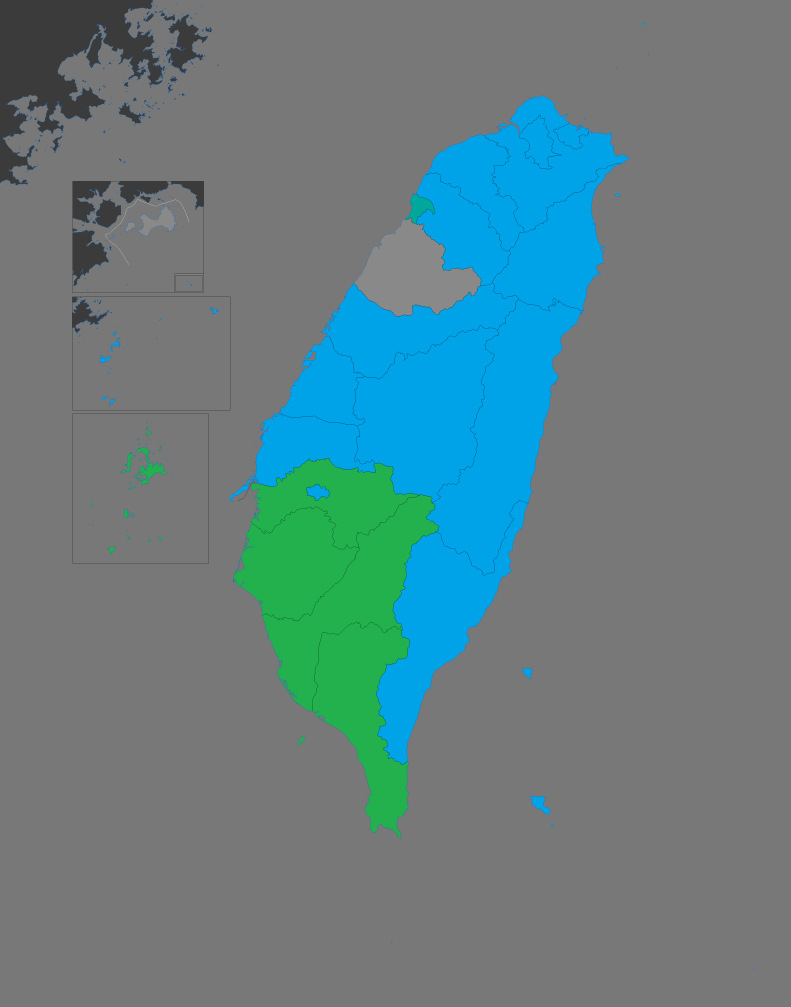
#> input picture Mayors/2022NineInOne/map/2022县市.png, 3955 x 5033 px (shown at 1/5 size)
$ python build_national_assets.py '../../../map/2022县市.png'
#> lines starting #> are read from the running program, lines starting #| are printed output that depends on the picture; after the words box and inside, x2 and y2 are one past the last pixel; in counts of white or black regions, pixels touching at a corner belong together
### Mayors/2022NineInOne/board/src/tools/national_map.py
# -*- coding: utf-8 -*-
"""national_map.py —— 2022 全國縣市長看板（政黨版圖）的統一配置表。

★ 唯一真值來源：兩張全國地圖的來源路徑、去底參數、裁切規則、圖例配色、
  政黨對照（簡體全稱 → 繁體全稱／縮寫／引擎政黨 key）、版面常數。
  build_national_assets.py（素材）與 _gen_national.py（建看板）都讀這裡。

這一場的「候選人」是**政黨**：candidates[].votes = 全台總得票、
seats = 拿下的縣市長席次。資料全部來自
`Mayors/2022NineInOne/2022县市长选举简报.md`（該檔以 Wikipedia.txt 為底編成）。
"""
import ast
import os

# ---------------------------------------------------------------- 路徑
ROOT = os.path.dirname(os.path.dirname(os.path.dirname(os.path.abspath(__file__))))
# ROOT = board/（與 county_map.py 同一個定位方式）
BASE = os.path.dirname(ROOT)                     # Mayors/2022NineInOne

MAP_COUNTY_SRC = os.path.join(BASE, "map", "2022县市.png")
MAP_TOWN_SRC = os.path.join(BASE, "map", "2022縣市長選舉_鄉鎮市區得票率.png")
BRIEF_MD = os.path.join(BASE, "2022县市长选举简报.md")
WIKI_TXT = os.path.join(BASE, "Wikipedia.txt")

OUT_ASSETS = os.path.join(ROOT, "dist", "assets", "national")
# 地圖成品（邏輯名 assets/map.png / assets/map2.png 由 board.files.js 指過來）
OUT_COUNTY = os.path.join(OUT_ASSETS, "county.png")
OUT_TOWN = os.path.join(OUT_ASSETS, "town.png")
OUT_LEGEND = os.path.join(OUT_ASSETS, "legend.png")
OUT_META = os.path.join(OUT_ASSETS, "maps.json")   # 成品尺寸／裁切框，給建看板用

# 字型：與看板同一支（源石黑體 TW Heavy）；找不到才退回微軟正黑粗體
FONT_CANDIDATES = [
    r"C:\Users\Windows\AppData\Local\Microsoft\Windows\Fonts\gensekigothictw-heavy.ttf",
    r"C:\Windows\Fonts\msjhbd.ttc",
]

# ---------------------------------------------------------------- 地圖去底
# 兩張來源圖都是「不透明平面底色」的成品圖（不是透明 PNG）：
#   縣市級 2022县市.png        底色 (120,120,120) 淺灰
#   鄉鎮級 …得票率.png          底色 (50,50,50)    #323232（繪圖腳本的 CANVAS_COLOR）
MAP_COUNTY_BG = (120, 120, 120)
MAP_TOWN_BG = (50, 50, 50)
BG_TOL = 8            # 與底色三通道差都 <= 8 視為底色（連抗鋸齒暈邊一起去掉）

# 左上角「中國大陸輪廓」不是選舉資料，留著會變成一大塊雜訊 → 整區挖掉。
# 範圍是來源圖像素座標（兩張圖同畫布同範圍）；918 是它的下緣（含海界線），
# 1400 讓開台灣本島（本島最西約 x1450）。三張放大框從 y≈925 起，不會被切到。
CHINA_BOX = (0, 0, 1400, 918)

# 界線：來源圖的縣市界／鄉鎮界是**純黑 3–5px 線**（繪圖腳本用純黑堤壩再洪水填色）。
# 看板底是深色，黑線看不見 → 轉白並加粗一級（來源 2753px 寬 → 看板 678px，縮 4 倍，
# 不先加粗的話細線會被縮沒）。
LINE_MAX = 12         # max(R,G,B) <= 12 視為黑線（來源只有純黑與 1–3 的抗鋸齒）
LINE_DILATE = 1       # 3×3 最大值濾波次數（1 次＝線寬 +2px）
LINE_COLOR = (255, 255, 255)

# 裁切：用「每列／每行墨跡像素數 > BBOX_MIN_INK」的範圍求外框，
# 避免右上角的零星小島點把畫布拉到整張來源圖。兩張圖共用同一個裁切框
# （同畫布同範圍 → 兩張圖擺在一起時比例與位置完全一致）。
BBOX_MIN_INK = 40
CROP_PAD = 8

# ---------------------------------------------------------------- 版面色階
# 地圖上的實際填色來自 Precident/color.txt（35% 起、5% 一階，深＝得票率高）。
# 圖例**直接讀這個檔**，畫出四家（國民黨／民進黨／民眾黨／無黨籍）各自的色階，
# 除黨名外不加任何文字。
COLOR_TXT = r"D:\Windows\TaiwanElection\Precident\color.txt"
# color.txt 的組別索引（由上而下）：0 無黨籍／1 國民黨／2 民進黨／3 新黨／4 宋楚瑜／5 民眾黨
RAMP_GROUP = {"中國國民黨": 1, "民主進步黨": 2, "台灣民眾黨": 5, "無黨籍": 0}
# 圖例顯示順序（使用者指定：國民黨 → 民進黨 → 民眾黨 → 無黨籍）
LEGEND_PARTIES = ["中國國民黨", "民主進步黨", "台灣民眾黨", "無黨籍"]


# [7 lines left out: function load_ramps, not called in this run]


def all_ramp_colors():
    """color.txt 裡**所有組**的階色（＝地圖上合法的填色），回傳 {(r,g,b), …}。

    ★ 2026-10-29（使用者回報「苗栗縣有一塊 #333333 被渲染成別的顏色」）：
      去底原本只憑「與底色三通道差 ≤ BG_TOL」，而鄉鎮圖的底色是 #323232，
      無黨籍 75% 那一階 **#333333 只差 1** → 被當成底色挖成透明，露出一大片街景。
      所以去底要先把「資料填色」保護起來：這些顏色再接近底色也不是背景。
      這裡不只用圖例那四家 —— 地圖上可能出現 color.txt 任何一組的顏色。
    """
    with open(COLOR_TXT, encoding="utf-8") as f:
        text = f.read()
    lines = [ln for ln in text.splitlines() if not ln.strip().startswith("#")]
    stops = ast.literal_eval("\n".join(lines).split("=", 1)[1])
    out = set()
    for group in stops:
        for _, hexv in group:
            h = hexv.lstrip("#")
            out.add((int(h[0:2], 16), int(h[2:4], 16), int(h[4:6], 16)))
    return out

# ---------------------------------------------------------------- 政黨對照
# 簡報 md 的政黨名（簡體）→ 繁體全稱
PARTY_S2T = {
    "中国国民党": "中國國民黨",
    "民主进步党": "民主進步黨",
    "台湾民众党": "台灣民眾黨",
    "无党籍": "無黨籍",
    "时代力量": "時代力量",
    "其他政党": "其他政黨",
}

# 「其他政黨」這一列的明細（簡報 2.1 的註腳 ‡ 才有，逐黨列出）：
# 簡體 → 繁體。★ 2026-10-29（使用者要求）：其他政黨不再合併成一列，
# 而是照台北市底部的做法**逐黨列名＋票數**（清單格），所以需要這張對照表。
# 表裡沒收錄的新政黨會直接沿用簡體名並在建置 log 警告 —— 不會讓整條管線掛掉。
OTHER_PARTY_S2T = {
    "台湾动物保护党": "台灣動物保護黨",
    "台湾维新": "台灣維新",
    "天一党": "天一黨",
    "共和党": "共和黨",
    "台澎国际法法理建国党": "台澎國際法法理建國黨",
    "龙党": "龍黨",
}

# 簡報「2.4 看板采用口径」表的專用名稱對照：那張表用的是中選會的完整標籤
# （例如「无党籍或未经政党推荐」），看板上要顯示成短名。
BOARD_S2T = {
    "无党籍或未经政党推荐": "無黨籍",
    "台澎党": "台澎黨",
}

# 繁體全稱 → (引擎 partyShort, 英文全稱)
PARTY_SHORT = {
    "中國國民黨": ("KMT", "Kuomintang"),
    "民主進步黨": ("DPP", "Democratic Progressive Party"),
    "台灣民眾黨": ("TPP", "Taiwan People's Party"),
    "無黨籍": ("IND", "Independent"),
    "時代力量": ("NPP", "New Power Party"),
    "其他政黨": ("OTH", "Others"),
}

# 沒有預設政黨色／沒有黨徽素材的政黨，在這裡給主色（寫成 candidates[].color，
# 引擎用 Theme.fromColor 推導亮暗階）。OTH 也不能落到 ind 灰，否則會跟無黨籍同色。
PARTY_COLOR = {
    "其他政黨": "#5f6779",
}

# 黨主席（2022-11-26 投票當下在任者）。主卡的大字姓名印的是黨主席，
# 黨名留在政黨標籤（chip）上 —— 與使用者的參考看板（黨名 tab + 領袖大名）一致。
# 無黨籍／其他政黨沒有單一負責人，不列 → 主卡／小卡照舊印黨名。
PARTY_LEADER = {
    "中國國民黨": "朱立倫",
    "民主進步黨": "蔡英文",
    "台灣民眾黨": "柯文哲",
    "時代力量": "陳椒華",
}

# 「其他政黨」在清單格裡最多列幾列。超過就退回單列「其他政黨」
# （清單格高度上限 268px、每列下限 22px → 實際可放約 10 列；這裡留餘裕）
OTHERS_MAX_ROWS = 8

# ---------------------------------------------------------------- 版面常數
# 看板座標（2560×1440）。兩張地圖的框由「成品寬高比」反算（框＝圖），
# 高度吃满頁眉下緣到小卡帶上緣這一段；左右置中於兩張主卡之間。
#   y 248 = 頁眉線 236 + 12px 淨空（成品已裁到墨跡，地圖墨跡就從框頂開始，
#   所以不能再讓它鑽到頁眉底下）；下緣 1102 = 第 3 名高卡上緣。
MAP_Y = 248
MAP_H = 854                 # 1102 − 248
MAP_ENV_X0 = 560            # 可用區左界（左主卡色卡右緣 536 + 24）
MAP_ENV_X1 = 2004           # 可用區右界（右主卡色卡左緣 2024 − 20）
MAP_GAP = 36                # 兩張圖之間
# ★ 2026-10-29（使用者要求）：地圖**不加底板**，直接貼在看板底色／街景上
#   （第一版鋪過 rgba(6,11,28,0.88) 的暗板，已移除）。

# 圖例：放在頁眉右側（四行數據右邊、席次說明左邊），與地圖框不重疊。
# 內容＝四家各自的色階（讀 color.txt），除黨名外沒有任何文字。
LEGEND_BOX = {"x": 1600, "y": 62, "w": 480, "h": 118}
LEGEND_SCALE = 2            # 圖例 PNG 以 2× 繪製（960×236），contain 後仍清楚
# 圖例最上方那條「比例尺」：每 2 階標一次 = 每 10 個百分點（35／45／55／65…）。
# color.txt 的階距是 5%，所以 2 階剛好 10%。
LEGEND_TICK_STEP = 2


# [5 lines left out: function font_path, not called in this run]

### Mayors/2022NineInOne/board/src/tools/build_national_assets.py
# -*- coding: utf-8 -*-
"""build_national_assets.py —— 2022 全國縣市長看板（政黨版圖）素材管線。

兩張來源圖都是「全台單張、不透明平面底色」的成品圖，不能直接上看板：

  來源                                  成品（dist/assets/national/）
  -----------------------------------   ------------------------------
  map/2022县市.png                      county.png  （縣市級：當選政黨）
  map/2022縣市長選舉_鄉鎮市區得票率.png   town.png    （鄉鎮級：得票率深淺）
  （現畫）                               legend.png  （透明底圖例）

四種處理（全部按 national_map.py 的常數）：
  1. **底色轉透明**：來源底色是淺灰 (120,120,120) / #323232 (50,50,50)，
     用「三通道差都 <= 8」判底色，連抗鋸齒暈邊一起去掉。
  2. **挖掉中國大陸輪廓**：來源左上角有一大塊大陸與海界線（不是選舉資料），
     整區（CHINA_BOX）alpha 歸零 —— 留著會在深色看板上變成一團雜訊。
  3. **黑界線轉白並加粗**：來源的縣市界／鄉鎮界是純黑 3–5px（繪圖腳本用純黑
     堤壩再洪水填色）。看板底是深色，黑線看不見；而且成品會縮到看板的
     678px 寬（縮 4 倍），不先加粗一級細線會被縮沒。
  4. **兩張圖共用同一個裁切框**：來源是同一張畫布、同一組座標（實測兩張的
     墨跡外框只差 16px），裁切框取兩者聯集 → 兩張圖擺在一起時比例、
     位置、放大框全部對得齊。

執行：
    python src/tools/build_national_assets.py            # 地圖 + 圖例
    python src/tools/build_national_assets.py --legend    # 只重畫圖例
"""
import json
import os
import sys

import numpy as np
from PIL import Image, ImageDraw, ImageFilter, ImageFont

sys.path.insert(0, os.path.dirname(os.path.abspath(__file__)))
import national_map as NM

Image.MAX_IMAGE_PIXELS = None


# ---------------------------------------------------------------- 地圖
# [6 lines left out: function _dilate, not called in this run]


def _fill_color_mask(rgb):
    """「這是資料填色」的遮罩：顏色剛好等於 color.txt 裡的某一階。

    ★ 去底只看「與底色差多少」會誤殺：鄉鎮圖底色 #323232、無黨籍 75% 是 #333333，
      只差 1 → 那塊會被挖成透明（2026-10-29 使用者回報的苗栗縣）。
      所以先把色階表裡的顏色標出來，這些一律當前景。
    """
    key = (rgb[..., 0].astype(np.int32) << 16) | \
          (rgb[..., 1].astype(np.int32) << 8) | rgb[..., 2].astype(np.int32)
    keys = np.array([(r << 16) | (g << 8) | b for r, g, b in NM.all_ramp_colors()],
                    dtype=np.int32)
    return np.isin(key, keys)


def prepare(src, bg):
    """回傳 (RGBA 陣列, 前景遮罩)：去底 + 挖掉大陸 + 黑線轉白。"""
    arr = np.array(Image.open(src).convert("RGBA"))
    rgb = arr[..., :3].astype(int)

    close = np.abs(rgb - np.array(bg)).max(axis=-1) <= NM.BG_TOL
    fill = _fill_color_mask(rgb)
    fg = ~close | fill                            # 資料填色再接近底色也不算背景
    x0, y0, x1, y1 = NM.CHINA_BOX
    fg[y0:y1, x0:x1] = False                      # 左上角大陸輪廓不是資料

    line = (rgb.max(axis=-1) <= NM.LINE_MAX) & fg  # 純黑界線（含 1–3 的抗鋸齒）
    line = _dilate(line, NM.LINE_DILATE)

    out = arr.copy()
    out[..., 0][line], out[..., 1][line], out[..., 2][line] = NM.LINE_COLOR
    out[..., 3][line] = 255
    out[..., 3][~fg] = 0
    return out, fg, int(line.sum())


# [10 lines left out: function robust_bbox, not called in this run]


def build_maps():
    os.makedirs(NM.OUT_ASSETS, exist_ok=True)
    jobs = [
        ("county", NM.MAP_COUNTY_SRC, NM.MAP_COUNTY_BG, NM.OUT_COUNTY),
        ("town", NM.MAP_TOWN_SRC, NM.MAP_TOWN_BG, NM.OUT_TOWN),
    ]
    prepped = []
    for key, src, bg, dst in jobs:
        if not os.path.isfile(src):
            raise RuntimeError("缺來源地圖：%s" % src)
        with Image.open(src) as im:
#> im is the input picture: PIL image 3955x5033 RGBA; mean R, G, B, A 100, 126.3, 129.8, 255
            src_size = im.size
#> src_size = (3955, 5033)
        arr, fg, n_line = prepare(src, bg)
#> in prepare, `close = np.abs(rgb - np.array(bg)).max(axis=-1) <= NM.BG_TOL`:
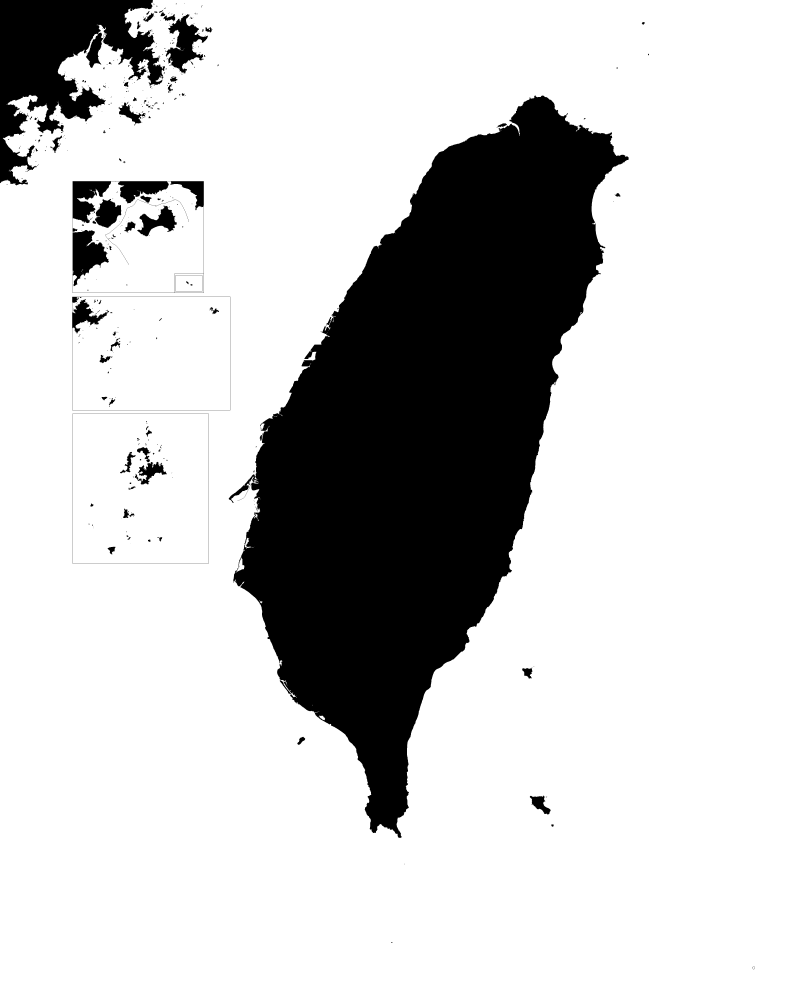
#> close: shape (5033, 3955) bool (shown at 1/5 size); 79.7% white; 478 black regions (330 under 20 px), largest, box (x1, y1, x2, y2) and area: (1144, 478, 3143, 4189) 3500245, (0, 0, 825, 927) 348279, (363, 906, 1019, 1465) 78743
#> in _fill_color_mask, `key = (rgb[..., 0].astype(np.int32) << 16) | \ (rgb[..., 1].astype(np...`:
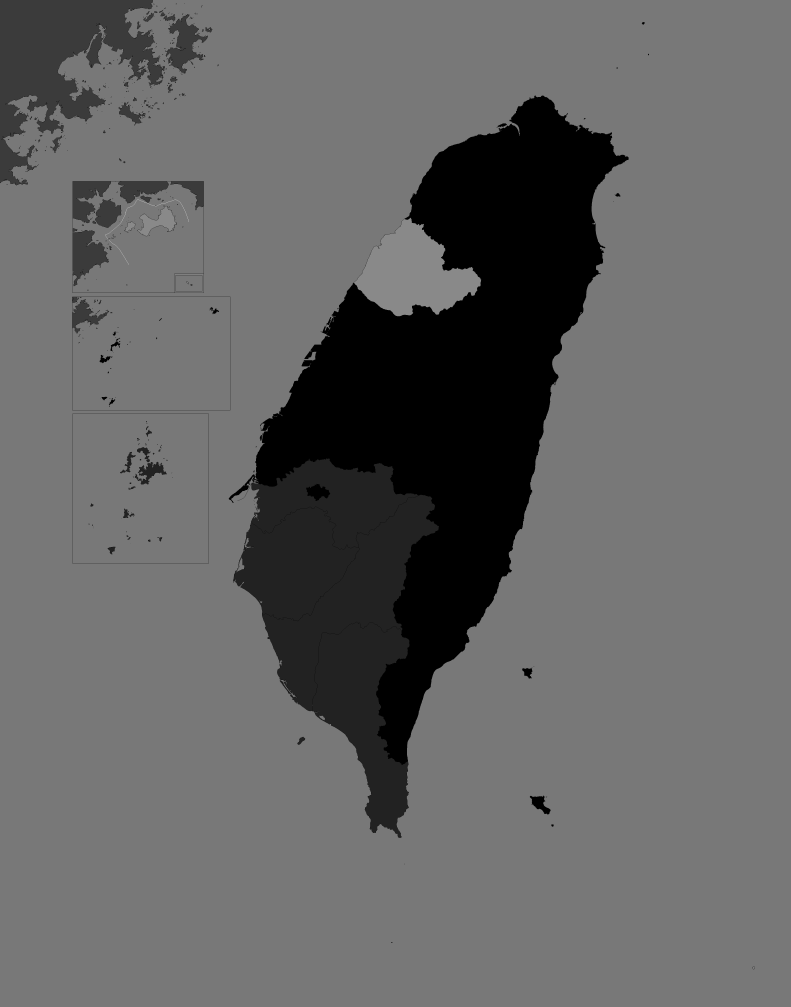
#> key: shape (5033, 3955) int32 (shown at 1/5 size); min 0, max 16777215, mean 6584583; drawn with min black and max white
        prepped.append((key, arr, fg, dst, n_line))

    bbs = [robust_bbox(fg) for _, _, fg, _, _ in prepped]
    crop = (min(b[0] for b in bbs), min(b[1] for b in bbs),
            max(b[2] for b in bbs), max(b[3] for b in bbs))
    # 往外留 CROP_PAD（不是往內縮 —— 往內縮會切到台灣最北端與最南端）
    h_src, w_src = prepped[0][1].shape[:2]
    p = NM.CROP_PAD
    crop = (max(0, crop[0] - p), max(0, crop[1] - p),
            min(w_src - 1, crop[2] + p), min(h_src - 1, crop[3] + p))

    info = {"crop": list(crop), "source_size": list(src_size), "maps": {}}
    for (key, arr, fg, dst, n_line), bb in zip(prepped, bbs):
        im = Image.fromarray(arr, "RGBA").crop(
            (crop[0], crop[1], crop[2] + 1, crop[3] + 1))
        im.save(dst, "PNG", optimize=True)
        info["maps"][key] = {
            "file": os.path.basename(dst),
            "w": im.width, "h": im.height,
            "aspect": round(im.width / im.height, 6),
            "ink_bbox": list(bb),
            "line_px": n_line,
            "bytes": os.path.getsize(dst),
        }
        print("  ✓ %-6s %s  %d×%d  （來源 %d×%d，墨跡框 %s，界線 %s px，%d KB）"
              % (key, os.path.basename(dst), im.width, im.height,
                 src_size[0], src_size[1], bb, format(n_line, ","),
                 os.path.getsize(dst) // 1024))
    print("  裁切框共同適用：x %d..%d  y %d..%d（%d×%d）"
          % (crop[0], crop[2], crop[1], crop[3],
             crop[2] - crop[0] + 1, crop[3] - crop[1] + 1))
    return info


# ---------------------------------------------------------------- 圖例
def _font(size):
    return ImageFont.truetype(NM.font_path(), size)


# [64 lines left out: function build_legend, not called in this run]


def main():
    only_legend = "--legend" in sys.argv[1:]
    print("全國看板素材")
    info = {"maps": {}, "crop": None}
    if only_legend:
        if os.path.isfile(NM.OUT_META):
            with open(NM.OUT_META, encoding="utf-8") as f:
                info = json.load(f)
    else:
        info = build_maps()
    info["legend"] = build_legend()
    with open(NM.OUT_META, "w", encoding="utf-8") as f:
        json.dump(info, f, ensure_ascii=False, indent=2)
    print("  ✓ 尺寸表 %s" % os.path.relpath(NM.OUT_META, NM.ROOT))


if __name__ == "__main__":
#> (the run stopped early here; a loop or call above may not have finished)
